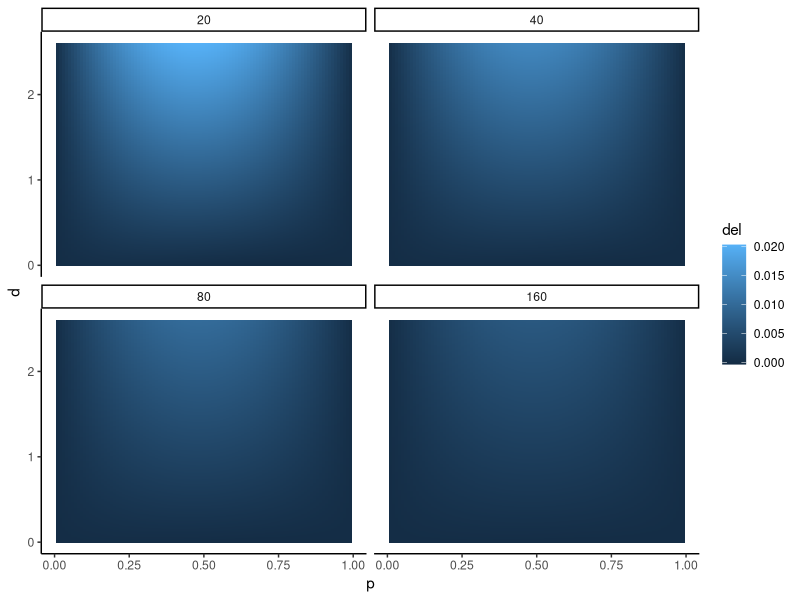
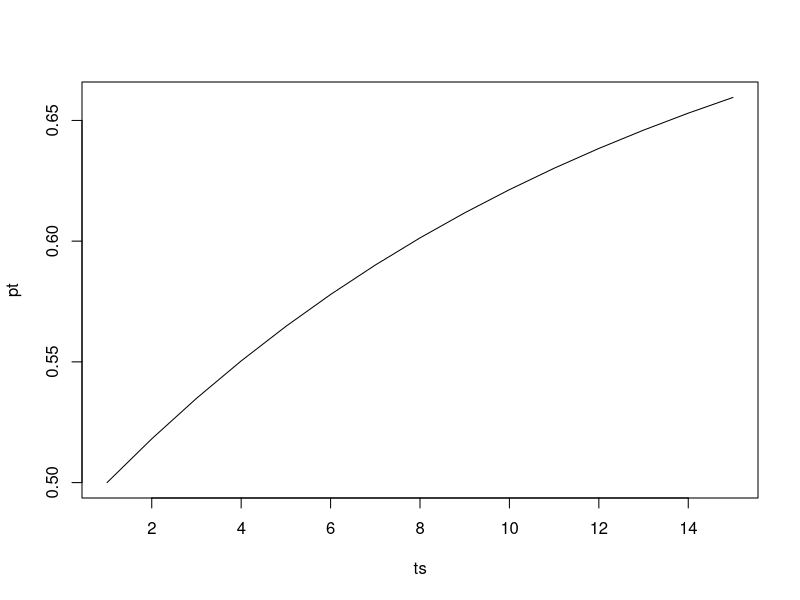
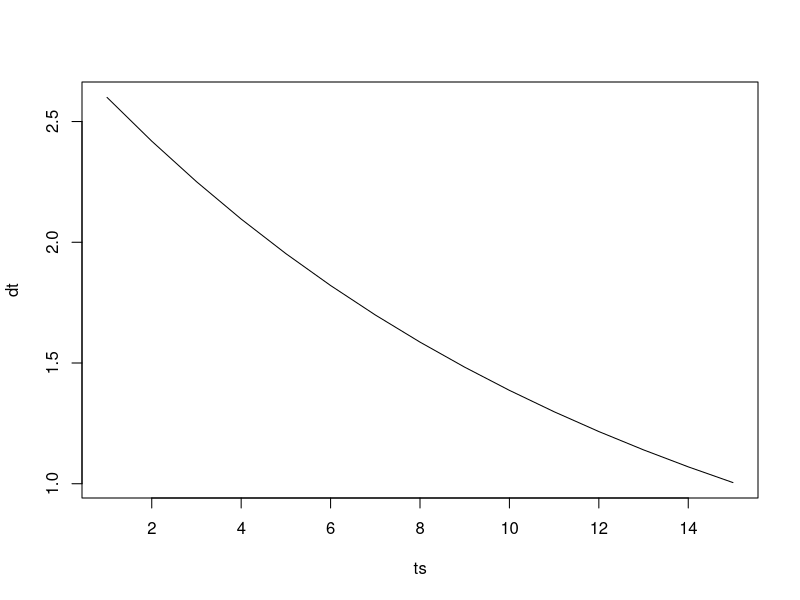
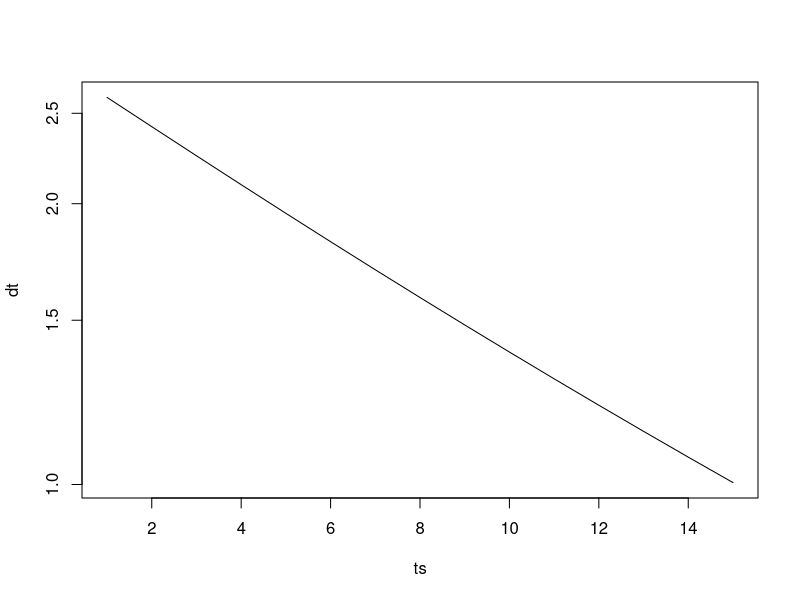
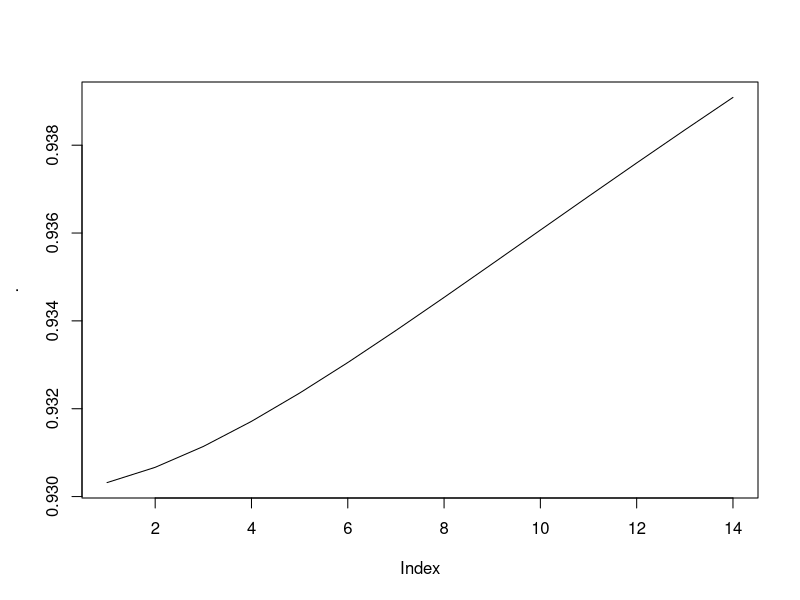
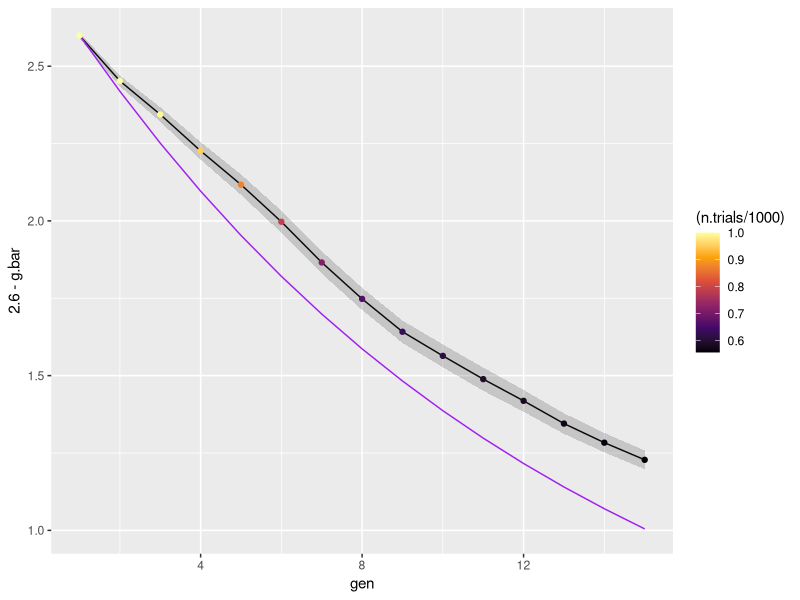
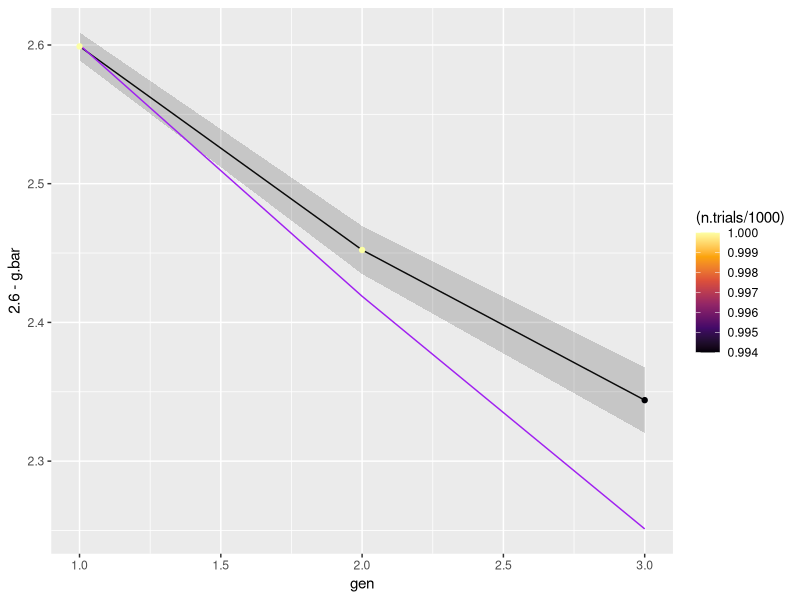

R code for these plots, in order:
# Script to look at change in allele frequencies

library(ggplot2)
library(dplyr)
library(tidyr)
library(tidyselect)

#### First, try an expression for change in allele frequencies over time.

## Expression depends on p, d, w, m

# Set w
w = sqrt(1 / 0.14 / 2)

# Make a grid of values
# and calculate change in allele frequency
a = expand.grid(d = (0:260) / 100,
                p = (1:99) / 100,
                m = c(20, 40, 80, 160)) %>%
  mutate(q = 1 - p,
         w_A = exp(-(d - 1/sqrt(m))^2 / (2*w^2)),
         w_0 = exp(-d^2 / (2*w^2)),
         w_a = exp(-(d + 1/sqrt(m))^2 / (2*w^2)),
         N_p = p * (w_A*p*(p+1) + w_0*q*(2*p+1) + w_a * q^2),
         N   = 2 * (p^2 * w_A + 2*p*q*w_0 + q^2 * w_a),
         p_2 = N_p / N,
         del = p_2 - p)

# Plot results
ggplot(a) +
  geom_tile(aes(x = p, y = d, fill = del)) +
  facet_wrap(~ m) +
  theme_classic()

# Looks right - most change when m is small, d is large, p = 0.5

### Now try to iterate out changes in p and d

# Initialize
# m = number of alleles
# wsq = fitness term used in model fitting
# ts = timestep
# pt = allele frequency over time
#   init at 1/2
# dt = distance from phenotypic optimum over time
#   init at 2.6 (used in sims)
m = 25
ts = 1:15
pt = 1:15
dt = 1:15
pt[1] = 0.5
dt[1] = 2.6

# Iterate forward pt, dt
for (tt in ts[-1]) {
  p = pt[tt-1]
  q = 1 - p
  d = dt[tt-1]
  wA = exp(-(d - 1/sqrt(m))^2 / (2*w^2))
  w0 = exp(-d^2 / (2*w^2))
  wa = exp(-(d + 1/sqrt(m))^2 / (2*w^2))
  #Np = p * (wA*p*(p+1) + w0*q*(2*p+1) + wa * q^2)
  Np = wA*(2*p^4 + 3*p^3*q + p^2*q^2) + w0*(3*p^3*q + 4*p^2*q^2 + p*q^3) + wa*(p^2*q^2 + p*q^3) 
  N  = 2 * (p^2 * wA + 2*p*q*w0 + q^2 * wa)
  pt[tt] = Np / N
  dt[tt] = dt[1] - sqrt(m) * (pt[tt] - (1 - pt[tt]))
}

# Plot results.
plot(ts, pt, type = 'l')
plot(ts, dt, type = 'l')

# Any signal of logginess in d?
plot(ts, dt, type = 'l', log = 'y')
# Sort of linear...
dt %>% log() %>% diff() %>% exp() %>% plot(type = 'l')
# If it was geometric, this curve would be flat.
# So, sub-geometric?

#### Now compare with simulation results

# Read in simulation results
egk = read.csv('eg_1k_n0_20.csv')

head(egk)

# Plot genotypic change against time
#   black = observed in data
#   purple = predicted above
ggplot(egk, aes(x = gen)) +
  geom_line(aes(y = 2.6 - g.bar)) +
  geom_ribbon(aes(ymin = 2.6 - (g.bar + 2 * sqrt(g.var / n.trials)),
                  ymax = 2.6 - (g.bar - 2 * sqrt(g.var / n.trials))),
              alpha = 0.2) +
  geom_line(aes(x = ts, y = dt),
            data = data.frame(ts = ts, dt = dt),
            colour = 'purple') +
  geom_point(aes(y = 2.6 - g.bar, colour = (n.trials / 1000))) +
  scale_color_viridis_c(option = 'B')

ggplot(egk %>% filter(gen < 4), aes(x = gen)) +
  geom_line(aes(y = 2.6 - g.bar)) +
  geom_ribbon(aes(ymin = 2.6 - (g.bar + 2 * sqrt(g.var / n.trials)),
                  ymax = 2.6 - (g.bar - 2 * sqrt(g.var / n.trials))),
              alpha = 0.2) +
  geom_line(aes(x = ts, y = dt),
            data = data.frame(ts = ts[1:3], dt = dt[1:3]),
            colour = 'purple') +
  geom_point(aes(y = 2.6 - g.bar, colour = (n.trials / 1000))) +
  scale_color_viridis_c(option = 'B')

# Genotypic change as modeled above is too fast.


